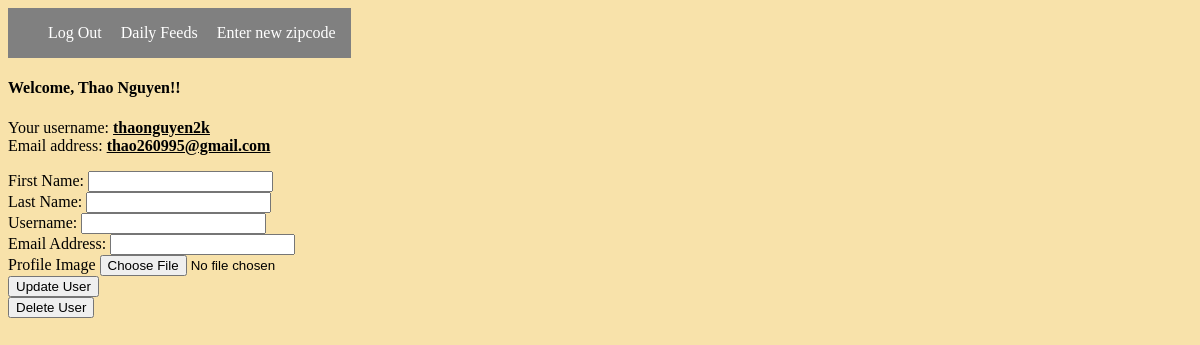
The app's page /editUser/2 with its own data.
### rateApp/models.py (models this page shows, shortened)
class User(models.Model):
    firstName = models.CharField(max_length=45)
    lastName = models.CharField(max_length=45)
    email = models.EmailField(unique=True)
    username = models.CharField(max_length=45)
    password = models.CharField(max_length=45)
    created_at = models.DateTimeField(auto_now_add=True)
    updated_at = models.DateTimeField(auto_now=True)
    objects = UserManager()

### rateApp/views.py (the view)
# urls.py: path('editUser/<int:user_id>', views.editUser),
def editUser(request, user_id):
    user = User.objects.get(id=user_id)
    context = {
        'user': user,
    }
    return render(request, 'editUser.html', context)

### rateApp/templates/editUser.html (shortened to what this page needs)
<!DOCTYPE html>
<html lang="en">
<head>
    {% load static %}
    <link rel='stylesheet' href="{% static 'css/styles.css' %}">
</head>
<body>
    <header>
            <nav class="navbar">
            <ul>
                <li><a href="/logout">Log Out</a></li>
                <li><a href="/success/">Daily Feeds</a></li>
                <li><a href="/zipcode/">Enter new zipcode</a></li>
            </ul>
            </nav>
        </header>
        <div class='all'>
            <h4>Welcome, {{user.firstName}} {{user.lastName}}!!</h4>
            <p>Your username: <b><u>{{user.username}}</u></b><br>
            Email address: <b><u>{{user.email}}</u></b></p>
        </div>
        <div class='login'>
            <form action='/updateUser/{{user.id}}' method='post'>
                <section>
                    <label for='firstName'>First Name:</label>
                    <input type='text' name='firstName' id='firstName' value='{{editUser.firstName}}'>
                </section>
                <section>
                    <label for='lastName'>Last Name:</label>
                    <input type='text' name='lastName' id='lastName' value='{{editUser.lastName}}'>
                </section>
                <section>
                    <label for='username'>Username:</label>
                    <input type='text' name='username' id='username' value='{{editUser.username}}'>
                </section>
                <section>
                    <label form='email'>Email Address:</label>
                    <input type='email' name='email' id='email' value={{editUser.email}}>
                </section>
                <section>
                    <label for="" class="form-label">Profile Image</label>
                    <input type="file" Required name="image" class="form-control">
                </section>
                <button>Update User</button>
            </form>
            <a href='/deleteUser/{{user.id}}'><button>Delete User</button></a>
        </div>
</body>
</html>

### rateApp/static/css/styles.css (style rules this page uses)
body { background-color: rgb(248, 226, 170); display: flex; flex-direction: column; }
.navbar { background-color: gray; color: white; float: left; }
li { display: inline; margin-right: 15px; }
a { text-decoration: none; color: white; }

### records on screen
User: firstName "Thao", lastName "Nguyen", username "thaonguyen2k", email "thao260995@gmail.com"
